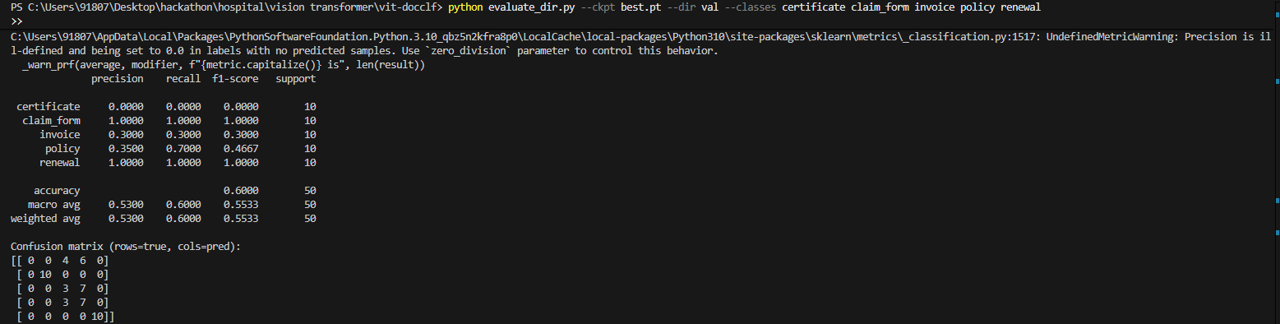
#> input picture Picture1.png, 1280 x 324 px
$ python -i ocr.py   (imports and definitions only)
#> lines starting #> are read from the running program, lines starting #| are printed output that depends on the picture; after the words box and inside, x2 and y2 are one past the last pixel; in counts of white or black regions, pixels touching at a corner belong together
from __future__ import annotations
import os
from pathlib import Path
import cv2
import pytesseract
from dotenv import load_dotenv

# [1 line not run here, left out]
exe = os.getenv("TESSERACT_EXE")
if exe and Path(exe).exists():
    pytesseract.pytesseract.tesseract_cmd = exe

IMG_EXTS = {".jpg",".jpeg",".png",".bmp",".tif",".tiff"}

def ocr_image(path: str, lang: str = "eng") -> str:
    """
    Simple, robust OCR pipeline for images using Tesseract.
    - converts to grayscale
    - adaptive threshold
    - slight denoise
    """
#> called with path = 'Picture1.png', lang = 'eng'
    p = Path(path)
    if p.suffix.lower() not in IMG_EXTS:
        raise ValueError(f"Not an image: {path}")

    img = cv2.imread(str(p))
#> img is the input picture: shape (324, 1280, 3); mean B, G, R 29.9, 29.9, 29.8
    if img is None:
        return ""
    gray = cv2.cvtColor(img, cv2.COLOR_BGR2GRAY)
    gray = cv2.bilateralFilter(gray, 9, 75, 75)
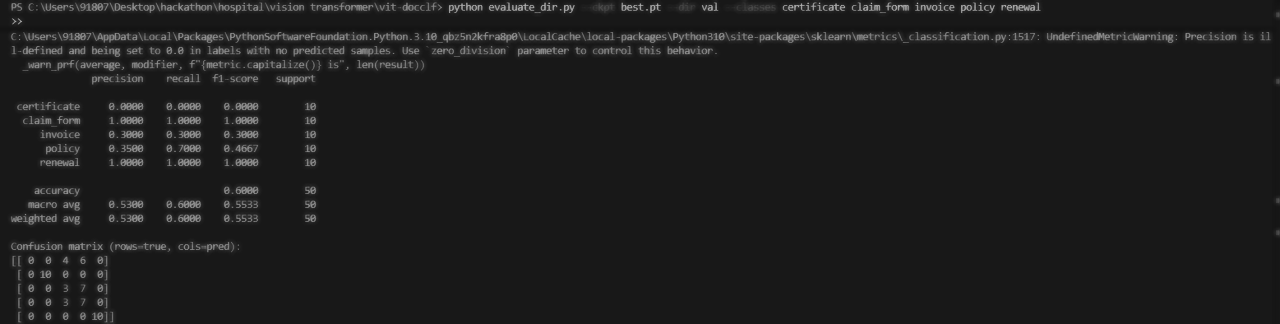
#> gray: shape (324, 1280); min 19, max 179, mean 29.2
    thr = cv2.adaptiveThreshold(gray, 255, cv2.ADAPTIVE_THRESH_GAUSSIAN_C,
                                cv2.THRESH_BINARY, 31, 5)
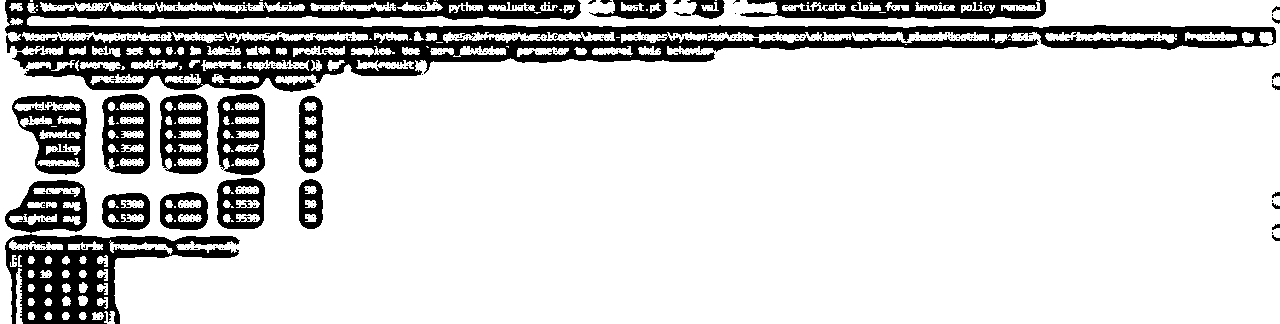
#> thr: shape (324, 1280); 82.5% white; 567 black regions (541 under 20 px), largest, box (x1, y1, x2, y2) and area: (5, 0, 1276, 92) 38486, (5, 234, 240, 324) 8653, (740, 0, 1046, 19) 3957
    config = "--oem 3 --psm 6"  # LSTM, block of text
#> (the run stopped early here; a loop or call above may not have finished)

$ run again, on Picture2.png
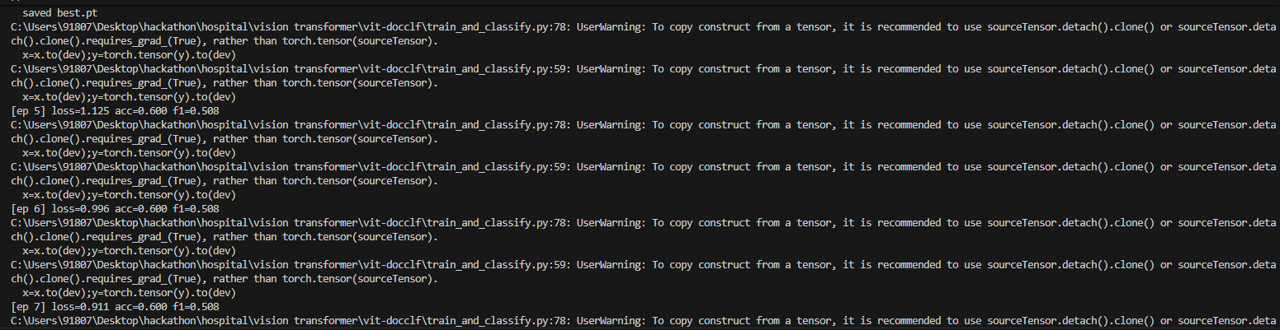
#> input picture Picture2.png, 1280 x 330 px
#> in ocr_image, img is the input picture: shape (330, 1280, 3); mean B, G, R 37.3, 37.3, 37.1
#> in ocr_image, `gray = cv2.bilateralFilter(gray, 9, 75, 75)`:
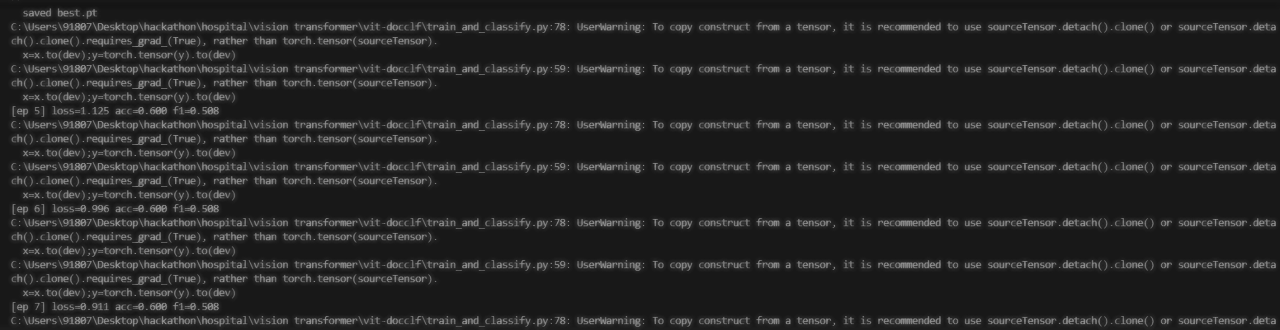
#> gray: shape (330, 1280); min 20, max 151, mean 35.9
#> in ocr_image, `thr = cv2.adaptiveThreshold(gray, 255, cv2.ADAPTIVE_THRESH_GAUSSIAN_C,..`:
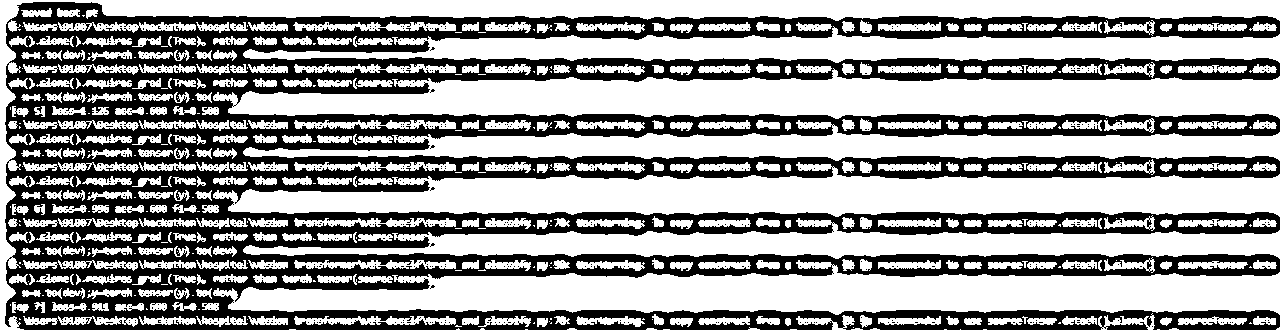
#> thr: shape (330, 1280); 60.7% white; 1113 black regions (1112 under 20 px), largest, box (x1, y1, x2, y2) and area: (5, 2, 1280, 330) 164397

$ run again, on Picture4.png
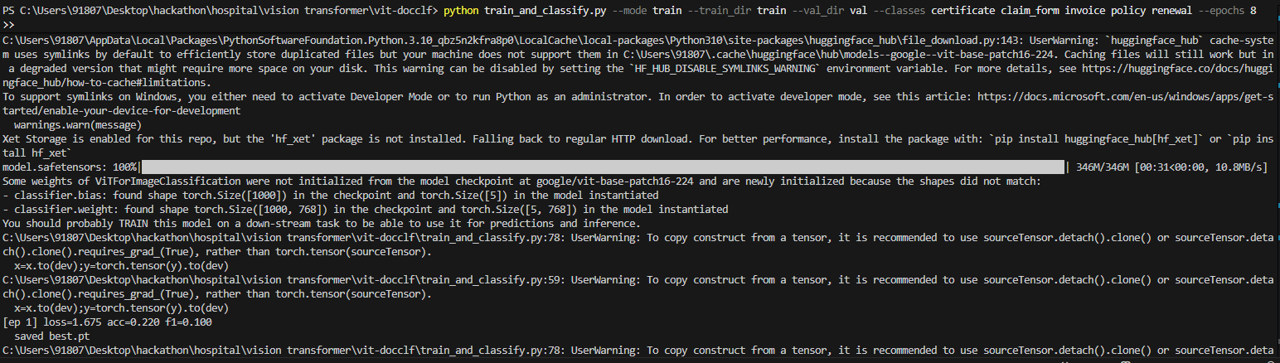
#> input picture Picture4.png, 1280 x 363 px
#> in ocr_image, img is the input picture: shape (363, 1280, 3); mean B, G, R 44.8, 44.7, 44.5
#> in ocr_image, `gray = cv2.bilateralFilter(gray, 9, 75, 75)`:
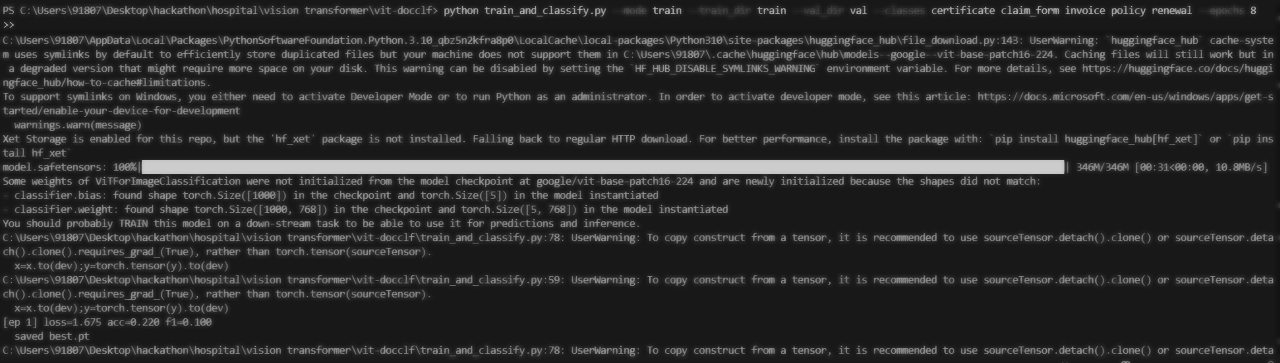
#> gray: shape (363, 1280); min 18, max 204, mean 43
#> in ocr_image, `thr = cv2.adaptiveThreshold(gray, 255, cv2.ADAPTIVE_THRESH_GAUSSIAN_C,..`:
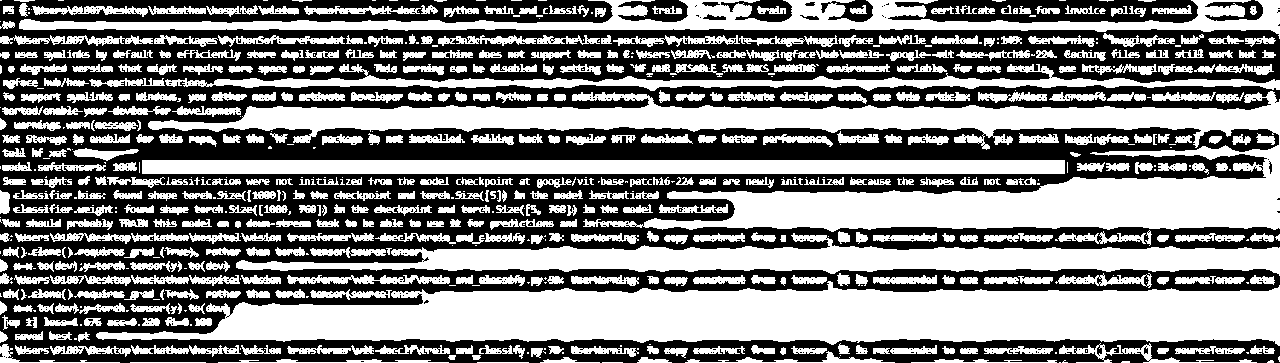
#> thr: shape (363, 1280); 51.9% white; 1289 black regions (1276 under 20 px), largest, box (x1, y1, x2, y2) and area: (0, 0, 1280, 363) 213348, (888, 0, 1198, 23) 4875, (618, 0, 688, 22) 901
